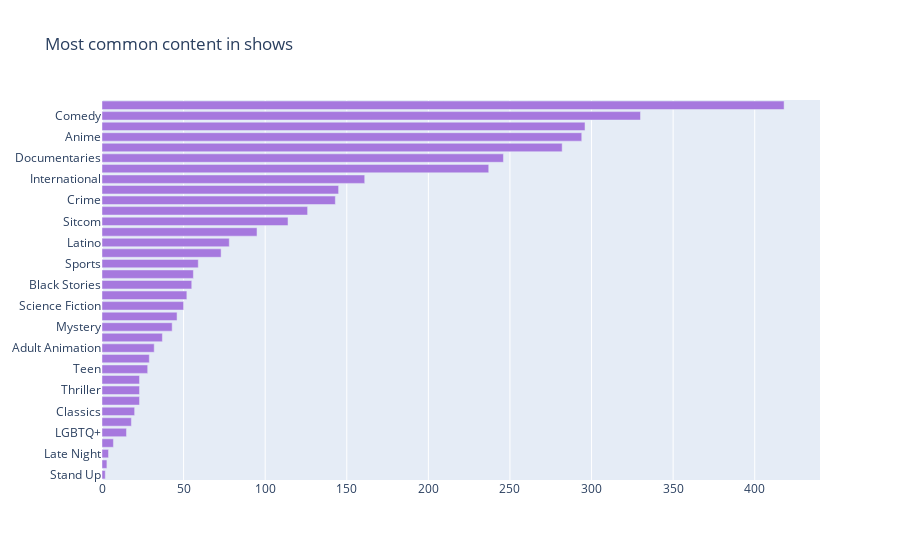

Notebook source saved alongside this figure:
### Code cell
#Most common content on shows
col = "listed_in"
categories = ", ".join(df_shows['listed_in']).split(", ") 
counter_list=Counter(categories).most_common(50)
labels = [_[0] for _ in counter_list][::-1]
values = [_[1] for _ in counter_list][::-1]
trace=go.Bar(y=labels, x=values, orientation="h", name="TV Shows", marker=dict(color="#a678de"))
#print(type(trace))
data=[trace]
layout=go.Layout(title='Most common content in shows',legend=dict(x=0.1,y=1.1,orientation='h'))
fig=go.Figure(data,layout=layout)
fig.show()

### Figure 1 — Plotly figure (JSON) as saved in the notebook; plotly's stock layout.template omitted (floating-point values rounded to 4 significant figures)
{"data": [{"marker": {"color": "#a678de"}, "name": "TV Shows", "orientation": "h", "type": "bar", "x": [2, 3, 4, 7, 15, 18, 20, 23, 23, 23, 28, 29, 32, 37, 43, 46, 50, 52, 55, 56, 59, 73, 78, 95, 114, 126, 143, 145, 161, 237, 246, 282, 294, 296, 330, 418], "y": ["Stand Up", "Sketch Comedy", "Late Night", "Health & Wellness", "LGBTQ+", "Game Shows", "Classics", "Science & Technology", "Thriller", "Music", "Teen", "Cartoons", "Adult Animation", "History", "Mystery", "Horror", "Science Fiction", "Romance", "Black Stories", "News", "Sports", "Cooking & Food", "Latino", "Kids", "Sitcom", "Family", "Crime", "Lifestyle & Culture", "International", "Reality", "Documentaries", "Action", "Anime", "Adventure", "Comedy", "Drama"]}], "layout": {"legend": {"orientation": "h", "x": 0.1, "y": 1.1}, "title": {"text": "Most common content in shows"}}}
